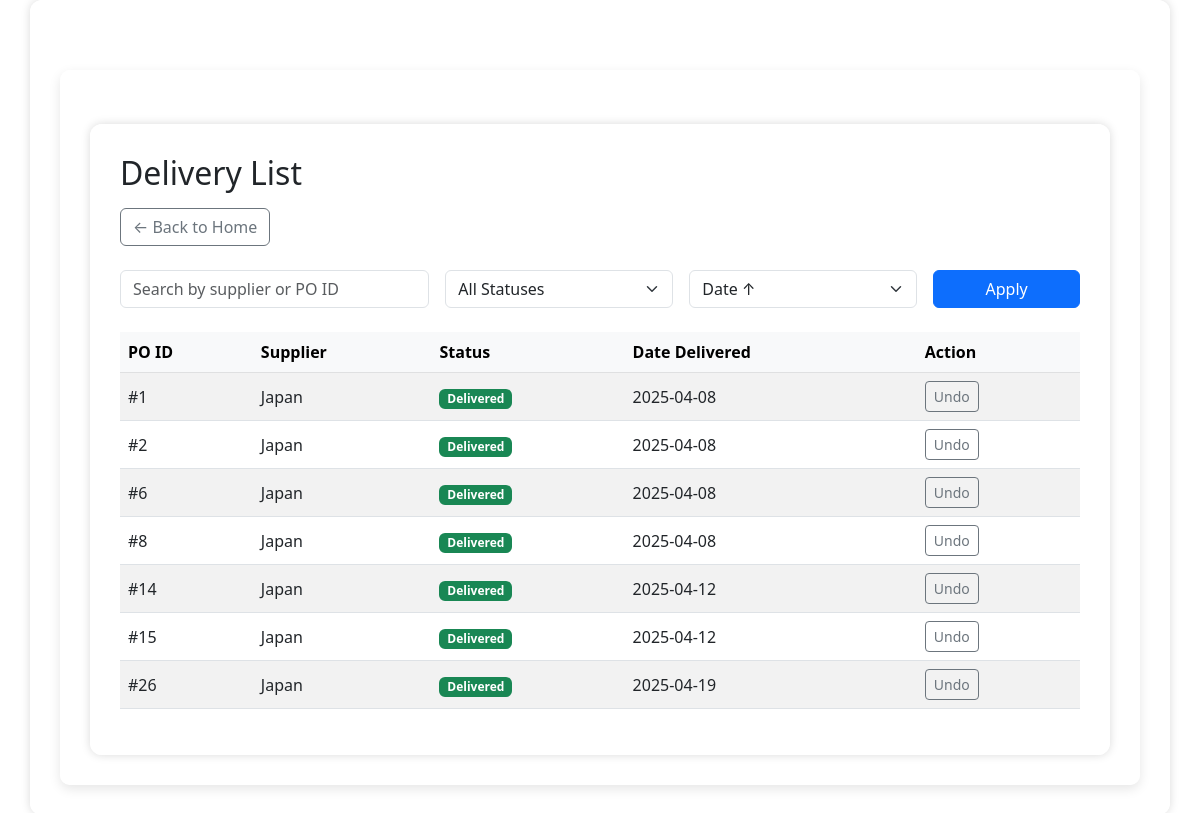
/deliveries/, run on an earlier commit of the app's database.
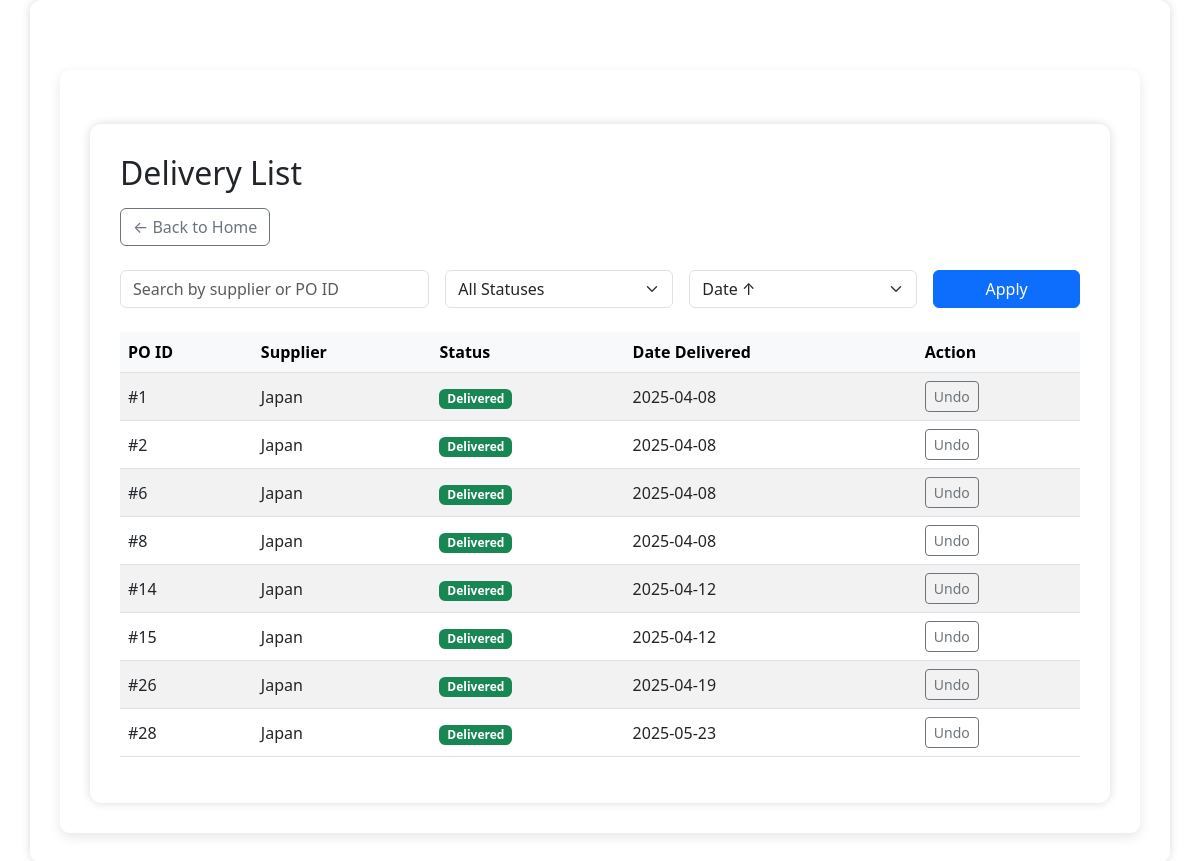
And on a later commit of the database.
### core/models.py (models this page shows, shortened)
class Delivery(models.Model):
    purchase_order = models.ForeignKey('PurchaseOrder', on_delete=models.CASCADE)
    delivery_date = models.DateField()
    received_by = models.ForeignKey('auth.User', on_delete=models.SET_NULL, null=True)
    notes = models.TextField(blank=True, null=True)
    delivered = models.BooleanField(default=False)

class PurchaseOrder(models.Model):
    supplier = models.ForeignKey(Supplier, on_delete=models.CASCADE)
    date_created = models.DateField(auto_now_add=True)
    expected_delivery_date = models.DateField(blank=True, null=True)
    status = models.CharField(max_length=20, default='Pending')  # e.g., Pending, Delivered, Cancelled

class Supplier(models.Model):
    name = models.CharField(max_length=255)
    contact_person = models.CharField(max_length=255, blank=True, null=True)
    email = models.EmailField(blank=True, null=True)
    phone = models.CharField(max_length=20, blank=True, null=True)
    address = models.TextField(blank=True, null=True)

### core/views.py (the view)
# urls.py: path('deliveries/', views.delivery_list, name='delivery_list'),
def delivery_list(request):
    search_query = request.GET.get('search', '')
    status_filter = request.GET.get('status', '')
    sort_by = request.GET.get('sort', 'delivery_date')
    deliveries = Delivery.objects.all()
    if search_query:
        deliveries = deliveries.filter(
            Q(purchase_order__supplier__name__icontains=search_query) |
            Q(purchase_order__id__icontains=search_query)
        )
    if status_filter == 'delivered':
        deliveries = deliveries.filter(delivered=True)
    elif status_filter == 'not_delivered':
        deliveries = deliveries.filter(delivered=False)
    if sort_by in ['delivery_date', '-delivery_date', 'delivered']:
        deliveries = deliveries.order_by(sort_by)
    paginator = Paginator(deliveries, 10)
    page_number = request.GET.get("page")
    page_obj = paginator.get_page(page_number)
    context = {
        'deliveries': page_obj,
        'search_query': search_query,
        'status_filter': status_filter,
        'sort_by': sort_by
    }
    return render(request, 'core/delivery_list.html', context)

### core/templates/core/delivery_list.html (shortened to what this page needs)
{% extends 'base.html' %}
{% block content %}
{% load static %}
<div class="container mt-4">
  <h2 class="mb-3">Delivery List</h2>
  <a href="{% url 'home' %}" class="btn btn-outline-secondary mb-4">← Back to Home</a>
  <form method="get" class="row g-3 mb-4">
    <div class="col-md-4">
      <input type="text" name="search" class="form-control" placeholder="Search by supplier or PO ID" value="{{ search_query }}">
    </div>
    <div class="col-md-3">
      <select name="status" class="form-select">
        <option value="">All Statuses</option>
      </select>
    </div>
    <div class="col-md-3">
      <select name="sort" class="form-select">
        <option value="delivery_date" {% if sort_by == 'delivery_date' %}selected{% endif %}>Date ↑</option>
      </select>
    </div>
    <div class="col-md-2">
      <button type="submit" class="btn btn-primary w-100">Apply</button>
    </div>
  </form>
  <div class="table-responsive">
    <table class="table table-striped align-middle">
      <thead class="table-light">
        <tr>
          <th>PO ID</th>
          <th>Supplier</th>
          <th>Status</th>
          <th>Date Delivered</th>
          <th>Action</th>
        </tr>
      </thead>
      <tbody>
        {% for delivery in deliveries %}
        <tr>
          <td>#{{ delivery.purchase_order.id }}</td>
          <td>{{ delivery.purchase_order.supplier.name }}</td>
          <td>
            {% if delivery.delivered %}
              <span class="badge bg-success">Delivered</span>
            {% else %}
              <span class="badge bg-warning text-dark">Not Delivered</span>
            {% endif %}
          </td>
          <td>{{ delivery.delivery_date|date:"Y-m-d" }}</td>
          <td>
            {% if delivery.delivered %}
              <a href="{% url 'undo_delivery' delivery.id %}" class="btn btn-sm btn-outline-secondary">Undo</a>
            {% else %}
              <a href="{% url 'mark_as_delivered' delivery.id %}" class="btn btn-sm btn-success">Mark as Delivered</a>
            {% endif %}
          </td>
        </tr>
        {% empty %}
        <tr>
          <td colspan="5" class="text-center text-muted">No deliveries found.</td>
        </tr>
        {% endfor %}
      </tbody>
    </table>
  </div>
</div>
{% endblock %}

### core/templates/base.html (shortened to what this page needs)
{% load static %}
<!DOCTYPE html>
<html>
<head>
  {% load static %}
  <link href="https://cdn.jsdelivr.net/npm/bootstrap@5.3.0/dist/css/bootstrap.min.css" rel="stylesheet">
</head>
<body>
  <div class="container">
    <div class="content-wrapper">
      {% block content %}
      {% endblock %}
    </div>
  </div>
</body>
</html>

What changed in the data, as far as the page shows it:
added Delivery: purchase_order.id "28", purchase_order.supplier.name "Japan", delivered "Delivered", delivery_date "2025-05-23"
